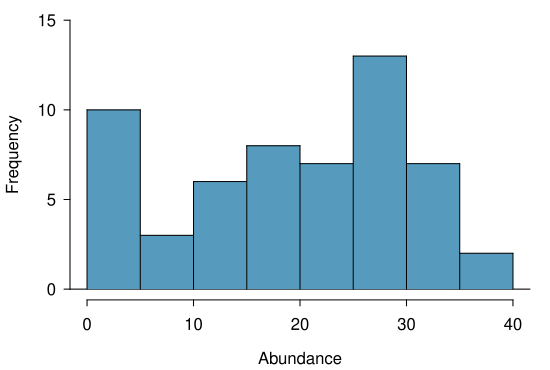

R code for this plot:
library(openintro)
library(oibiostat)
data(forest.birds)
data(COL)

myPDF("forestbirdsAbundanceHist.pdf",
      5.5, 3.7,
      mar = c(3.5, 3.5, 0.5, 1),
      mgp = c(2.4, 0.7, 0))
histPlot(forest.birds$abundance,
         breaks = 10,
         xlab = 'Abundance',
         ylab = "Frequency",
         ylim = c(0, 15),
         col = COL[1],
         border = COL[5])
dev.off()
